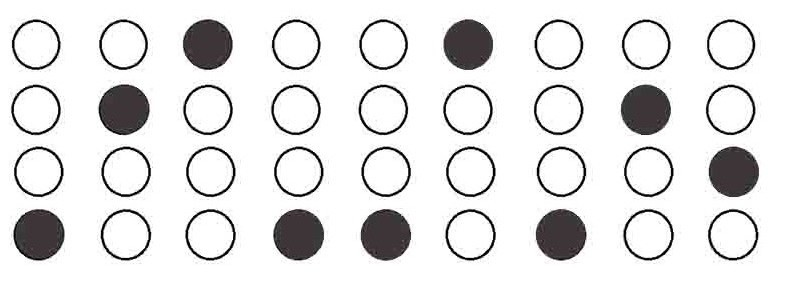
#> input picture circles.jpeg, 793 x 281 px
$ python test002.py
#> lines starting #> are read from the running program, lines starting #| are printed output that depends on the picture; after the words box and inside, x2 and y2 are one past the last pixel; in counts of white or black regions, pixels touching at a corner belong together
import numpy as np
import cv2
import math

img = cv2.imread("circles.jpeg",0)
#> img: shape (281, 793); min 0, max 255, mean 226.4
img = cv2.medianBlur(img,5)
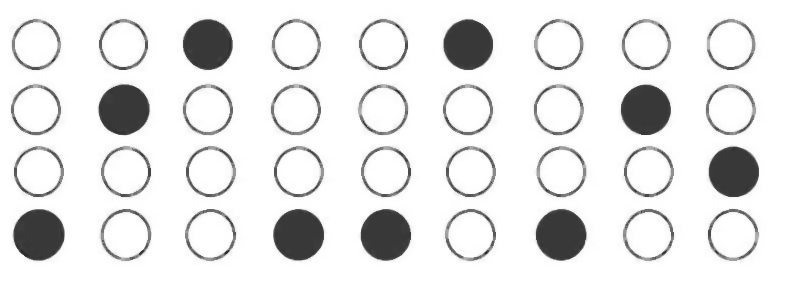
#> img: shape (281, 793); min 26, max 255, mean 230.2
cimg = cv2.cvtColor(img,cv2.COLOR_GRAY2BGR)

circles =cv2.HoughCircles(img,cv2.HOUGH_GRADIENT,1,60,param1=50,param2=30,minRadius=0,maxRadius=0)
#> circles = 36 rows, first 8: [467.5, 44.5, 24.5], [470.5, 171.5, 24.9], [210.5, 171.5, 24.9], [298.5, 171.5, 24.9], [648.5, 171.5, 24.9], [733.5, 171.5, 25.4], [558.5, 109.5, 22.1], [298.5, 234.5, 25.8]

circles = np.uint16(np.around(circles))
#> circles = 36 rows, first 8: [468, 44, 24], [470, 172, 25], [210, 172, 25], [298, 172, 25], [648, 172, 25], [734, 172, 25], [558, 110, 22], [298, 234, 26]
counter=0
correctC=[]
xC=[]
yC=[]

for i in circles[0,:]:
    #cv2.circle(cimg,(i[0],i[1]),i[2],(0,255,0),2)
    #cv2.circle(cimg,(i[0],i[1]),2,(0,0,255),2)
    cv2.putText(cimg,str(i[0])+","+str(i[1])+","+str(i[2]),(i[0],i[1]), cv2.FONT_HERSHEY_SIMPLEX, 0.3,(255,0,0),1,cv2.LINE_AA)
    correctC.append((i[0],i[1],i[2]))
    xC.append(i[0])
    yC.append(i[1])
    counter+=1
#> this loop made 36 passes
#> i on passes 1 to 12: [468, 44, 24], [470, 172, 25], [210, 172, 25], [298, 172, 25], [648, 172, 25], [734, 172, 25], [558, 110, 22], [298, 234, 26], [36, 44, 22], [38, 234, 26], [558, 44, 22], [730, 44, 22]
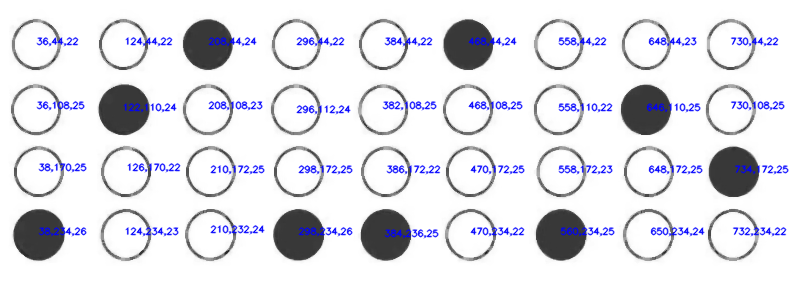
#> cimg: shape (281, 793, 3); mean B, G, R 230.9, 224.6, 224.6
#> after the loop, correctC = 36 items, first 6: (468, 44, 24), (470, 172, 25), (210, 172, 25), (298, 172, 25), (648, 172, 25), (734, 172, 25); counter = 36; xC = 36 values, max 734 at index 5, min 36 at index 8, mean 384.2; yC = 36 values, max 236 at index 34, min 44 at index 0, mean 139.7

# print "Circle Count is : " + str(counter)

xCS=sorted(xC)
#> xCS = 36 values from 36 to 734
yCS=sorted(yC)
#> yCS = 36 values from 44 to 236
xS=sorted(correctC, key=lambda correctC:correctC[0])
#> xS = 36 items, first 6: (36, 44, 22), (36, 108, 25), (38, 234, 26), (38, 170, 25), (122, 110, 24), (124, 44, 22)

q1=sorted(xS[:4],key=lambda correctC: correctC[1])
#> q1 = [(36, 44, 22), (36, 108, 25), (38, 170, 25), (38, 234, 26)]
q2=sorted(xS[4:8],key=lambda correctC: correctC[1])
#> q2 = [(124, 44, 22), (122, 110, 24), (126, 170, 22), (124, 234, 23)]
q3=sorted(xS[8:12],key=lambda correctC: correctC[1])
#> q3 = [(208, 44, 24), (208, 108, 23), (210, 172, 25), (210, 232, 24)]
q4=sorted(xS[12:16],key=lambda correctC: correctC[1])
#> q4 = [(296, 44, 22), (296, 112, 24), (298, 172, 25), (298, 234, 26)]
q5=sorted(xS[16:20],key=lambda correctC: correctC[1])
#> q5 = [(384, 44, 22), (382, 108, 25), (386, 172, 22), (384, 236, 25)]
q6=sorted(xS[20:24],key=lambda correctC: correctC[1])
#> q6 = [(468, 44, 24), (468, 108, 25), (470, 172, 25), (470, 234, 22)]
q7=sorted(xS[24:28],key=lambda correctC: correctC[1])
#> q7 = [(558, 44, 22), (558, 110, 22), (558, 172, 23), (560, 234, 25)]
q8=sorted(xS[28:32],key=lambda correctC: correctC[1])
#> q8 = [(648, 44, 23), (646, 110, 25), (648, 172, 25), (650, 234, 24)]
q9=sorted(xS[32:],key=lambda correctC: correctC[1])
#> q9 = [(730, 44, 22), (730, 108, 25), (734, 172, 25), (732, 234, 22)]

sortedTmp=[q1,q2,q3,q4,q5,q6,q7,q8,q9]
sorted=[]

for i in sortedTmp:
    for j in i:
        sorted.append(j)
#> this loop made 9 passes
#> i on pass 1: [(36, 44, 22), (36, 108, 25), (38, 170, 25), (38, 234, 26)]
#> after the loop, sorted = 36 items, first 6: (36, 44, 22), (36, 108, 25), (38, 170, 25), (38, 234, 26), (124, 44, 22), (122, 110, 24)

for i in range(36):
    cv2.putText(cimg,str(i),(sorted[i][0],sorted[i][1]), cv2.FONT_HERSHEY_SIMPLEX, 1,(255,0,0),3,cv2.LINE_AA)
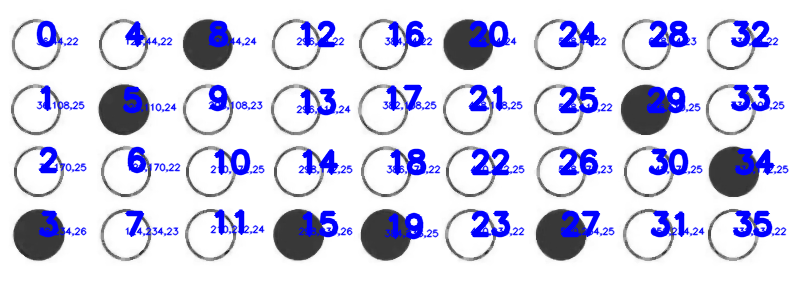
#> cimg: shape (281, 793, 3); 9.2% of pixels changed, all inside (x1, y1, x2, y2) = (36, 20, 776, 240)

cv2.imshow('detected circles',cimg)
cv2.waitKey(0)
cv2.destroyAllWindows()
